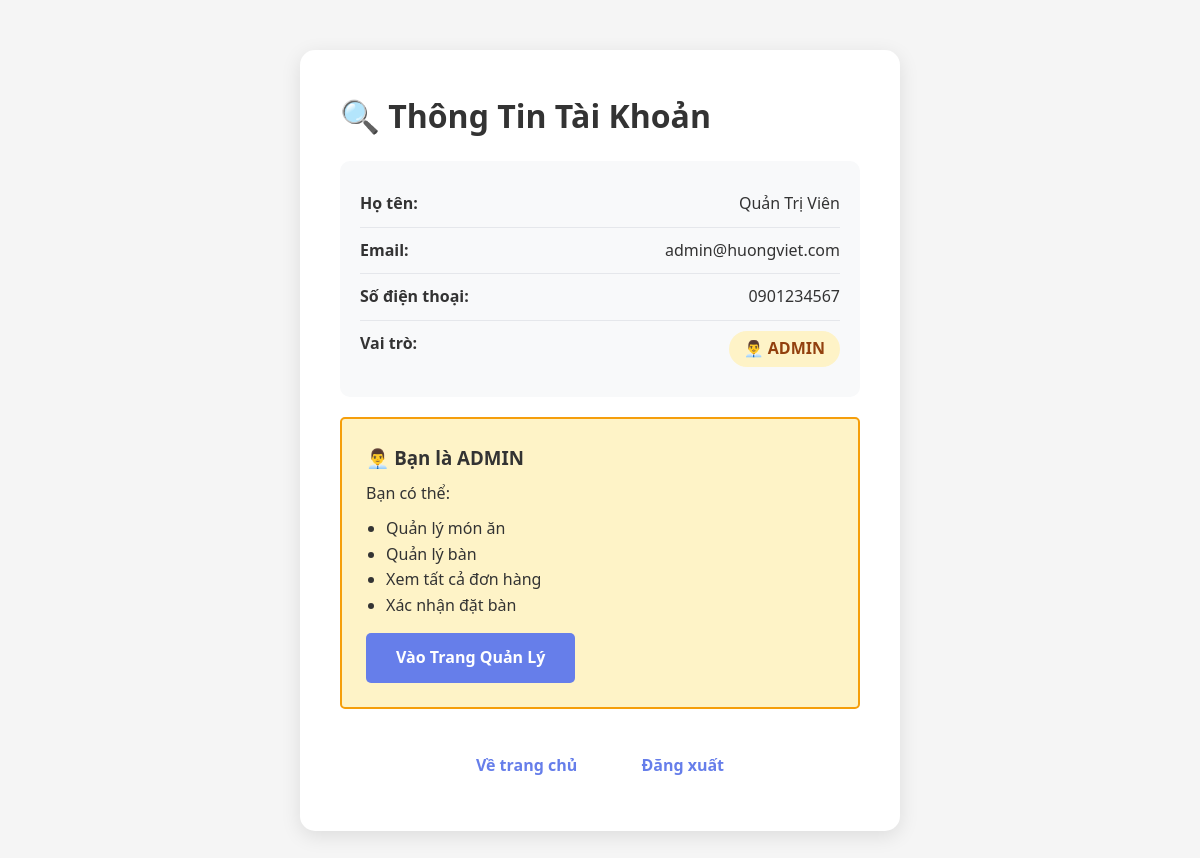
The page /check_account.php (signed in) on the database its author committed.
### tables this page shows
CREATE TABLE users (
    id INT PRIMARY KEY AUTO_INCREMENT,
    email VARCHAR(100) NOT NULL UNIQUE COMMENT 'Email đăng nhập (unique)',
    password VARCHAR(255) NOT NULL COMMENT 'Password đã hash (bcrypt)',
    full_name VARCHAR(100) NOT NULL COMMENT 'Họ và tên đầy đủ',
    phone VARCHAR(20) DEFAULT NULL COMMENT 'Số điện thoại',
    role ENUM('customer', 'admin') DEFAULT 'customer' COMMENT 'Vai trò: customer hoặc admin',
    status ENUM('active', 'inactive', 'banned') DEFAULT 'active' COMMENT 'Trạng thái tài khoản',
    avatar VARCHAR(255) DEFAULT NULL COMMENT 'Đường dẫn ảnh đại diện',
    address TEXT DEFAULT NULL COMMENT 'Địa chỉ',
    created_at TIMESTAMP DEFAULT CURRENT_TIMESTAMP COMMENT 'Thời gian tạo',
    updated_at TIMESTAMP DEFAULT CURRENT_TIMESTAMP ON UPDATE CURRENT_TIMESTAMP COMMENT 'Thời gian cập nhật',
    last_login TIMESTAMP NULL DEFAULT NULL COMMENT 'Lần đăng nhập cuối',
    
     
    INDEX idx_email (email),
    INDEX idx_role (role),
    INDEX idx_status (status),
    INDEX idx_created_at (created_at)
);

### auth.php (called while the page is built, shortened)
<?php
function getCurrentUser() {
    $conn = getDBConnection();
    $user_id = $_SESSION['user_id'];
    $result = $conn->query("SELECT id, email, full_name, phone, role FROM users WHERE id = $user_id");
    if ($result && $result->num_rows > 0) {
        return $result->fetch_assoc();
    }
    return null;
}
?>

### check_account.php (the view, shortened to what this page needs)
<?php
require_once 'auth.php';
$user = getCurrentUser();
?>
<!DOCTYPE html>
<html lang="vi">
<head>
    <link rel="stylesheet" href="assets/css/style.css">
</head>
<body>
    <div class="check-container">
        <h1>🔍 Thông Tin Tài Khoản</h1>
        <div class="account-info">
            <div>
                <strong>Họ tên:</strong>
                <span><?php echo htmlspecialchars($user['full_name']); ?></span>
            </div>
            <div>
                <strong>Email:</strong>
                <span><?php echo htmlspecialchars($user['email']); ?></span>
            </div>
            <div>
                <strong>Số điện thoại:</strong>
                <span><?php echo htmlspecialchars($user['phone']); ?></span>
            </div>
            <div>
                <strong>Vai trò:</strong>
                <span class="role-badge role-<?php echo $user['role']; ?>">
                    <?php
                    echo $user['role'] === 'admin' ? '👨‍💼 ADMIN' : '👤 KHÁCH HÀNG';
                    ?>
                </span>
            </div>
        </div>
        <?php if ($user['role'] === 'customer'): ?>
        <div class="alert alert-success">
            <h3>✅ Bạn là KHÁCH HÀNG</h3>
            <p>Bạn có thể:</p>
            <ul style="margin: 10px 0 0 20px;">
                <li>Xem menu</li>
                <li>Đặt bàn</li>
                <li>Xem lịch sử cá nhân</li>
            </ul>
            <p style="margin-top: 15px;">
                <a href="customer_dashboard.php" class="btn btn-primary">Vào Dashboard</a>
            </p>
        </div>
        <?php else: ?>
        <div class="alert" style="background: #fef3c7; border: 2px solid #f59e0b;">
            <h3>👨‍💼 Bạn là ADMIN</h3>
            <p>Bạn có thể:</p>
            <ul style="margin: 10px 0 0 20px;">
                <li>Quản lý món ăn</li>
                <li>Quản lý bàn</li>
                <li>Xem tất cả đơn hàng</li>
                <li>Xác nhận đặt bàn</li>
            </ul>
            <p style="margin-top: 15px;">
                <a href="admin/" class="btn btn-primary">Vào Trang Quản Lý</a>
            </p>
        </div>
        <?php endif; ?>
        <div style="text-align: center; margin-top: 30px;">
            <a href="index.php" class="btn btn-secondary">Về trang chủ</a>
            <a href="logout.php" class="btn btn-secondary">Đăng xuất</a>
        </div>
    </div>
</body>
</html>

### assets/css/style.css (style rules this page uses)
* { margin: 0; padding: 0; box-sizing: border-box; }
body { font-family: 'Segoe UI', Tahoma, Geneva, Verdana, sans-serif; line-height: 1.6; color: #333; background-color: #f5f5f5; }
.btn { padding: 12px 30px; border: none; border-radius: 5px; cursor: pointer; text-decoration: none; display: inline-block; font-size: 1rem; transition: transform 0.2s, box-shadow 0.2s; font-weight: 600; }
.btn-primary { background: #667eea; color: white; }
.btn-secondary { background: white; color: #667eea; }
.alert { padding: 1.5rem; border-radius: 5px; margin-bottom: 2rem; }
.alert h3 { margin-bottom: 0.5rem; }

### check_account.php (style rules this page uses)
.check-container { max-width: 600px; margin: 50px auto; padding: 40px; background: white; border-radius: 15px; box-shadow: 0 5px 20px rgba(0,0,0,0.1); }
.account-info { background: #f8f9fa; padding: 20px; border-radius: 10px; margin: 20px 0; }
.account-info div { display: flex; justify-content: space-between; padding: 10px 0; border-bottom: 1px solid #e5e7eb; }
.account-info div:last-child { border-bottom: none; }
.role-badge { padding: 5px 15px; border-radius: 20px; font-weight: 600; }
.role-admin { background: #fef3c7; color: #92400e; }

### rows shown on the page
users: full_name "Quản Trị Viên", email "admin@huongviet.com", phone "0901234567"
